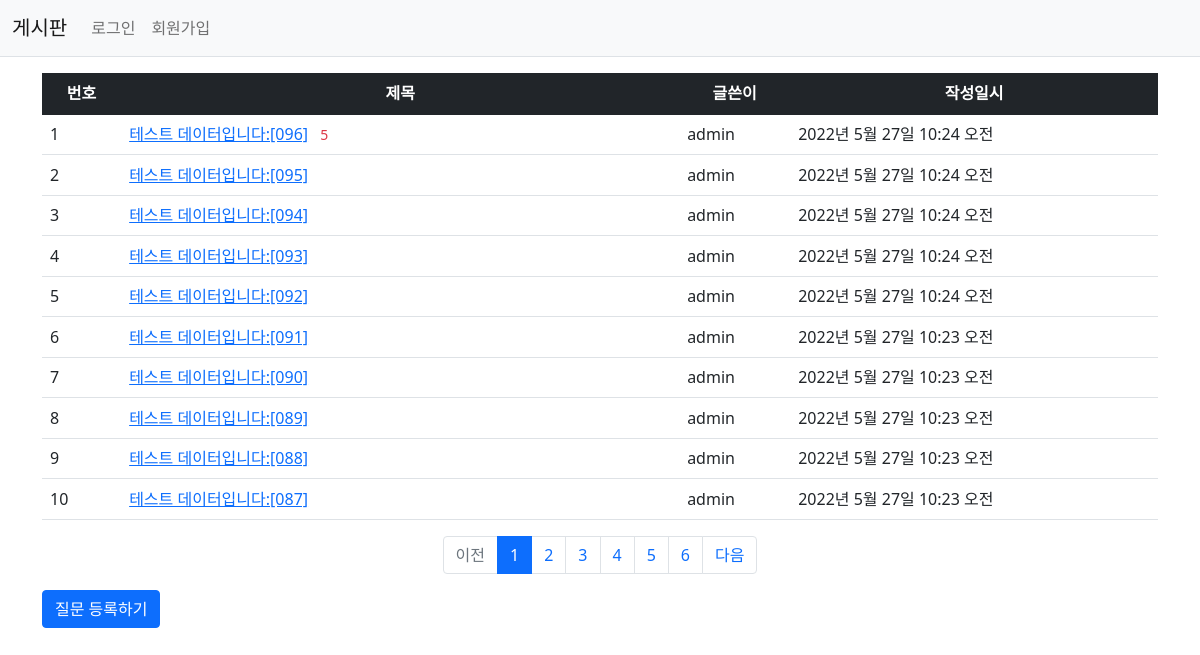
/board/, run on the app's committed database.
### board/models.py (models this page shows)
class Question(models.Model):
    author = models.ForeignKey(User, on_delete=models.CASCADE)
    subject = models.CharField(max_length=200)
    content = models.TextField()
    create_date = models.DateTimeField()
    modify_date = models.DateTimeField(null=True, blank=True)

### board/views.py (the view)
# urls.py: path('', views.index, name='index'),
def index(request):
    page = request.GET.get('page', '1')  # 페이지
    question_list = Question.objects.order_by('-create_date')
    paginator = Paginator(question_list, 10)  # 페이지당 10개씩 보여주기
    page_obj = paginator.get_page(page)
    context = {'question_list': page_obj} # question_list는 페이징 객체(page_obj)
    return render(request, 'board/question_list.html', context)

### templates/board/question_list.html
{% extends 'base.html' %}
{% block content %}
<div class="container my-3">
    <table class="table">
        <thead>
        <tr class="text-center table-dark">
            <th>번호</th>
            <th style="width:50%">제목</th>
            <th>글쓴이</th>
            <th>작성일시</th>
        </tr>
        </thead>
        <tbody>
        {% if question_list %}
        {% for question in question_list %}
        <tr class="text-center">
        <tr>
            <td>{{ forloop.counter }}</td>
            <td class="text-start">
                <a href="{% url 'board:detail' question.id %}">{{ question.subject }}</a>
                    {% if question.answer_set.count > 0 %}
                    <span class="text-danger small mx-2">{{ question.answer_set.count }}</span>
                    {% endif %}
            </td>
            <td>{{ question.author.username }}</td>
            <td>{{ question.create_date }}</td>
        </tr>
        {% endfor %}
        {% else %}
        <tr>
            <td colspan="4">질문이 없습니다.</td>
        </tr>
        {% endif %}
        </tbody>
    </table>
    <ul class="pagination justify-content-center">
        {% if question_list.has_previous %}
        <li class="page-item">
            <a class="page-link" href="?page={{ question_list.previous_page_number }}">이전</a>
        </li>
        {% else %}
        <li class="page-item disabled">
            <a class="page-link" tabindex="-1" aria-disabled="true" href="#">이전</a>
        </li>
        {% endif %}
        {% for page_number in question_list.paginator.page_range %}
        {% if page_number >= question_list.number|add:-5 and page_number <= question_list.number|add:5 %}
        {% if page_number == question_list.number %}
        <li class="page-item active" aria-current="page">
            <a class="page-link" href="?page={{ page_number }}">{{ page_number }}</a>
        </li>
        {% else %}
        <li class="page-item">
            <a class="page-link" href="?page={{ page_number }}">{{ page_number }}</a>
        </li>
        {% endif %}
        {% endif %}
        {% endfor %}
        {% if question_list.has_next %}
        <li class="page-item">
            <a class="page-link" href="?page={{ question_list.next_page_number }}">다음</a>
        </li>
        {% else %}
        <li class="page-item disabled">
            <a class="page-link" tabindex="-1" aria-disabled="true" href="#">다음</a>
        </li>
        {% endif %}
    </ul>
    <a href="{% url 'board:question_create' %}" class="btn btn-primary">질문 등록하기</a>
</div>
{% endblock %}

### templates/base.html (shortened to what this page needs)
{% load static %}
<!doctype html>
<html lang="ko">
<head>
    <link rel="stylesheet" type="text/css" href="{% static 'bootstrap.min.css' %}">
    <link rel="stylesheet" type="text/css" href="{% static 'board/style.css' %}">
</head>
<body>
{% include "navbar.html" %}
{% block content %}
{% endblock %}
</body>
</html>

### templates/navbar.html (shortened to what this page needs)
<nav class="navbar navbar-expand-lg navbar-light bg-light border-bottom">
    <div class="container-fluid">
        <a class="navbar-brand" href="{% url 'board:index' %}">게시판</a>
        <div class="collapse navbar-collapse" id="navbarSupportedContent">
            <ul class="navbar-nav me-auto mb-2 mb-lg-0">
                <li class="nav-item">
                    {% if user.is_authenticated %}
                    <a class="nav-link" href="{% url 'user:logout' %}">{{ user.username }} (로그아웃)</a>
                    {% else %}
                    <a class="nav-link" href="{% url 'user:login' %}">로그인</a>
                    {% endif %}
                </li>
                <li>
                    {% if not user.is_authenticated %}
                    <a class="nav-link" href="{% url 'user:signup' %}">회원가입</a>
                    {% endif %}
                </li>
            </ul>
        </div>
    </div>
</nav>

### data on the page
Question: subject "테스트 데이터입니다:[096]", answer_set.count "5", author.username "admin", create_date "2022년 5월 27일 10:24 오전"
Question: subject "테스트 데이터입니다:[095]", author.username "admin", create_date "2022년 5월 27일 10:24 오전"
Question: subject "테스트 데이터입니다:[094]", author.username "admin", create_date "2022년 5월 27일 10:24 오전"
Question: subject "테스트 데이터입니다:[093]", author.username "admin", create_date "2022년 5월 27일 10:24 오전"
Question: subject "테스트 데이터입니다:[092]", author.username "admin", create_date "2022년 5월 27일 10:24 오전"
Question: subject "테스트 데이터입니다:[091]", author.username "admin", create_date "2022년 5월 27일 10:23 오전"
Question: subject "테스트 데이터입니다:[090]", author.username "admin", create_date "2022년 5월 27일 10:23 오전"
Question: subject "테스트 데이터입니다:[089]", author.username "admin", create_date "2022년 5월 27일 10:23 오전"
Question: subject "테스트 데이터입니다:[088]", author.username "admin", create_date "2022년 5월 27일 10:23 오전"
Question: subject "테스트 데이터입니다:[087]", author.username "admin", create_date "2022년 5월 27일 10:23 오전"

### other printed values
{{ page_number }} "1"
{{ page_number }} "2" "3" "4" "5" "6"
